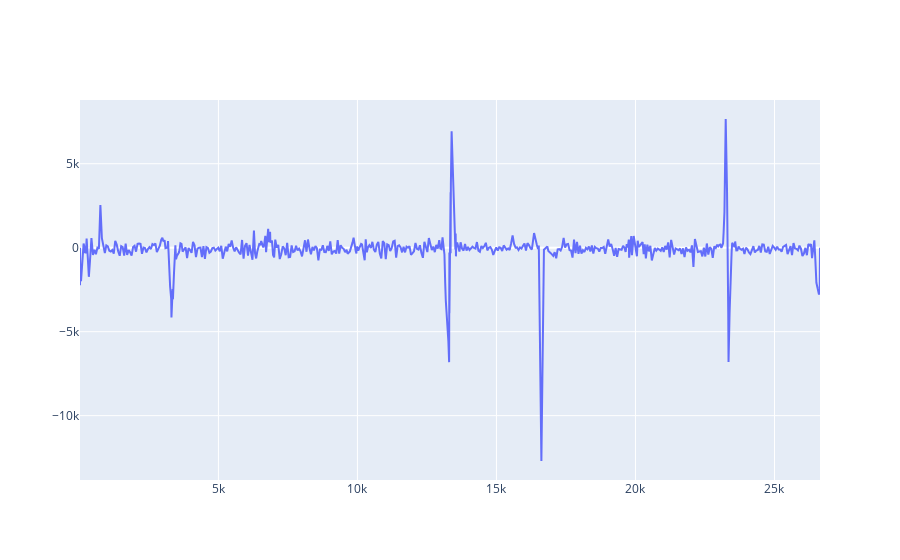

The cell this chart's notebook holds for it:
### Code cell
# now I am plotting all BPM readings in the same plot, but you can later on extract just the one you are interested in
fig = go.Figure()

fig.add_trace(go.Scatter(x=beam1.S, y=beam1.X, mode='lines', text = beam1.NAME))

fig.show()

### Figure 1 — Plotly figure (JSON) as saved in the notebook; plotly's stock layout.template omitted (floating-point values rounded to 4 significant figures; data arrays with more than 128 entries replaced by an {"elided": "..."} marker saying what was removed)
{"data": [{"mode": "lines", "text": {"elided": "542 str values"}, "type": "scatter", "x": {"elided": "542 float values"}, "y": {"elided": "542 float values"}}], "layout": {}}
